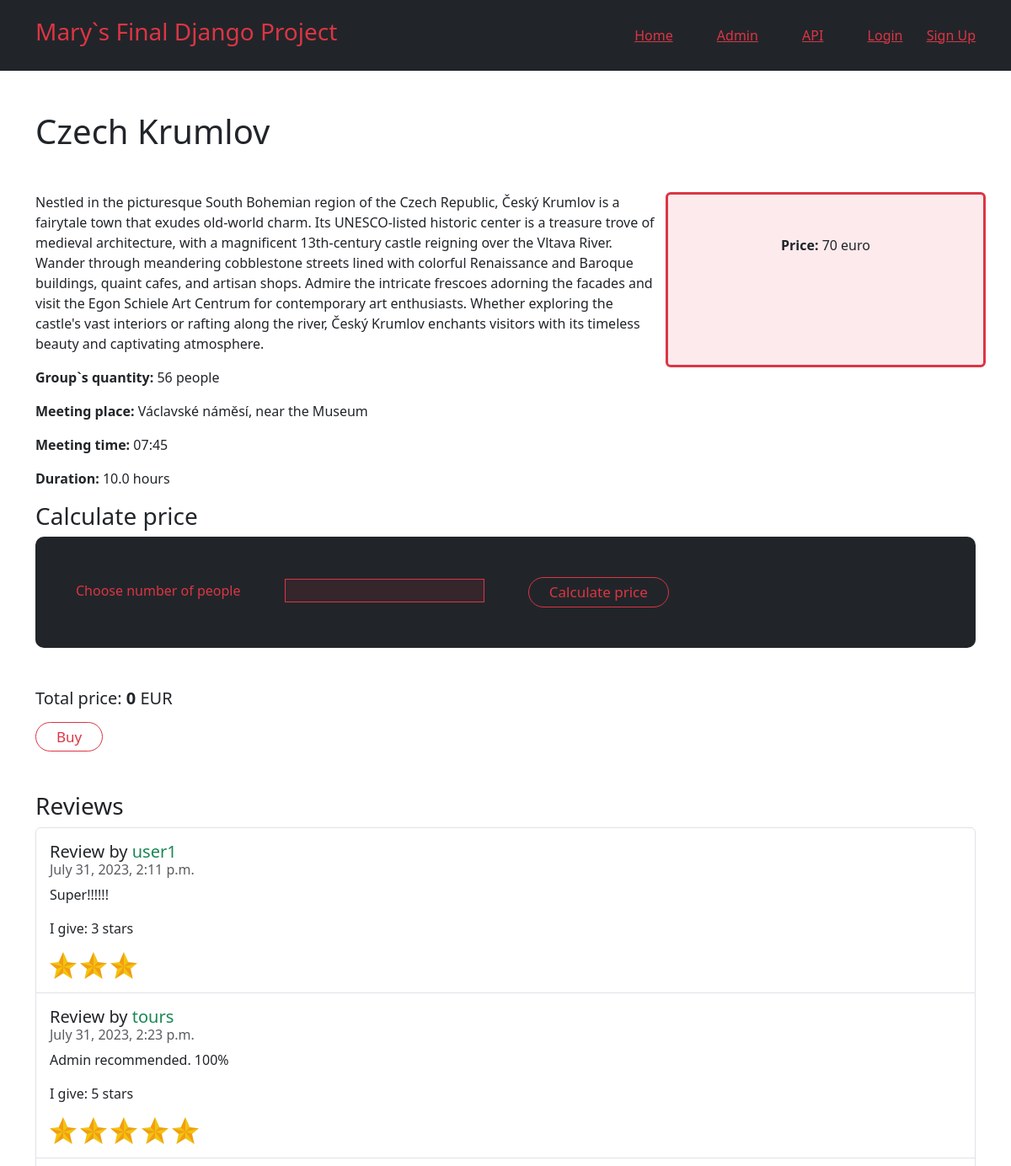
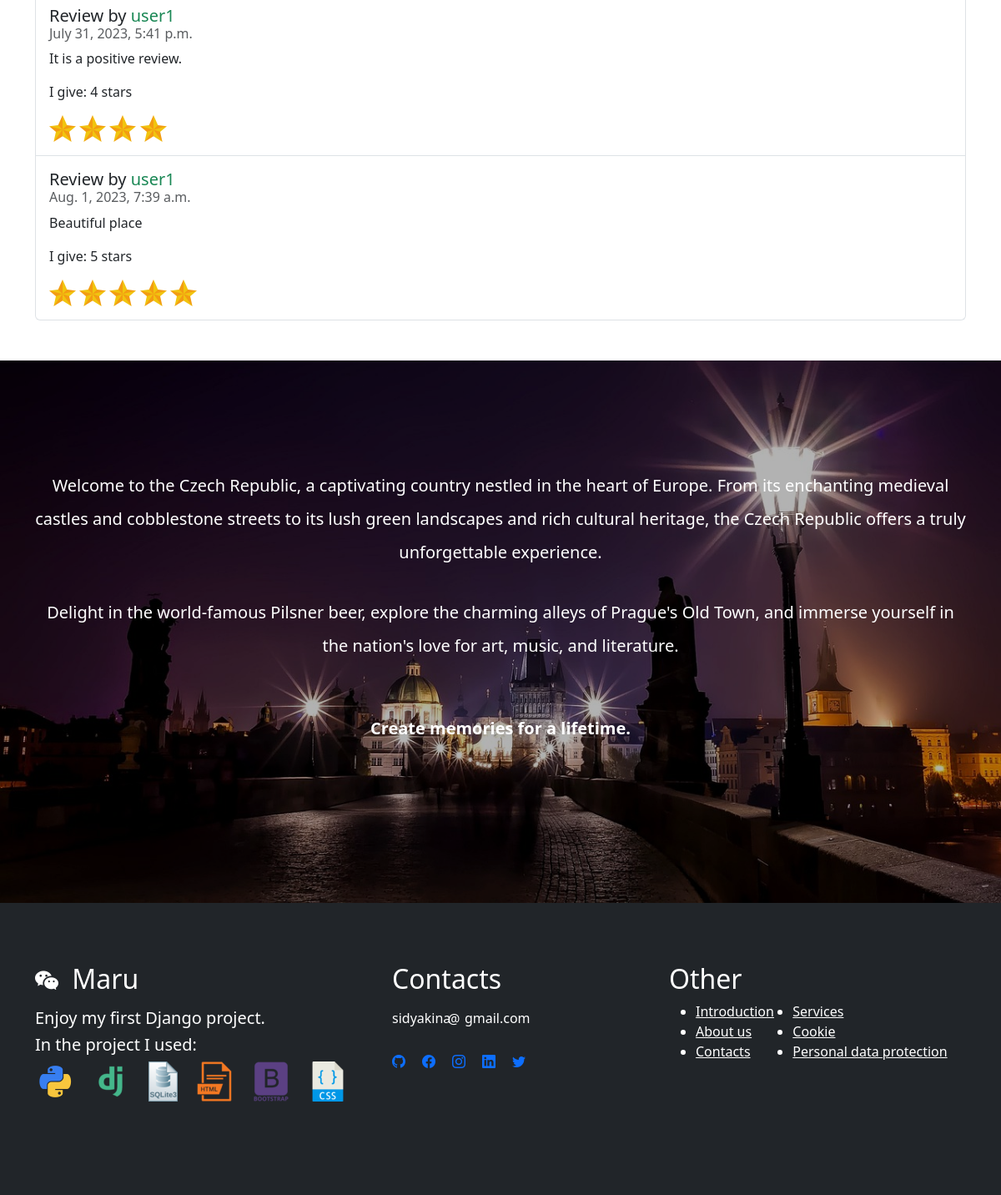
Page /3 on the committed database (2 pictures, top to bottom).
### shop/models.py (models this page shows, shortened)
class Tour(models.Model):
    title = models.CharField(max_length=300)
    description = models.CharField(max_length=900)
    price = models.IntegerField()
    place_qty = models.IntegerField()
    image = models.ImageField(upload_to='shop/images/')
    meeting_time = models.CharField(max_length=5)
    meeting_place = models.CharField(max_length=100)
    duration = models.FloatField(blank=True)
    category = models.ForeignKey(Category, on_delete=models.CASCADE)
    created_at = models.DateTimeField(default=timezone.now)

class Review(models.Model):
    text = models.CharField(max_length=300)
    date = models.DateTimeField(auto_now_add=True)
    user = models.ForeignKey(User, on_delete=models.CASCADE)
    tour = models.ForeignKey(Tour, on_delete=models.CASCADE)
    stars = models.IntegerField()
    recommend = models.BooleanField()

### shop/views.py (the view)
# urls.py: path('<int:tour_id>', views.single_tour, name='single_tour'),
def single_tour(request, tour_id):
    tour = get_object_or_404(Tour, pk=tour_id)
    persons_number = request.GET.get('calculate')
    total_price = 0
    if persons_number is not None:
        total_price = int(persons_number)*tour.price
    reviews = Review.objects.filter(tour=tour)
    return render(request, 'shop/single_tour.html', {'tour': tour, 'total_price': total_price, 'reviews': reviews})

### templates/shop/single_tour.html (shortened to what this page needs)
{% extends 'base.html' %}
{% load static %}
{% block content %}
<div class="container mb-5">
    <h1 class="mt-5 mb-5">{{tour.title}}</h1>
    <div class="row">
        <div class="col-sm-8">
            <p>{{ tour.description }}</p>
        </div>
        <div class="col-sm-4 bg-danger text-center bg-danger bg-opacity-10 border border-3 border-danger rounded">
            <p class="pt-5"><b>Price:</b> {{tour.price}} euro</p>
        </div>
    </div>
    <p><b>Group`s quantity:</b> {{tour.place_qty}} people</p>
    <p><b>Meeting place:</b> {{tour.meeting_place}}</p>
    <p><b>Meeting time:</b> {{tour.meeting_time}}</p>
    <p><b>Duration:</b> {{tour.duration}} hours</p>
    <h3>Calculate price</h3>
    <form action="" class="bg-dark p-5 price mb-5">
        <label class="text-danger pe-5">Choose number of people</label>
        <input name="calculate" type="number" class="border border-1 border-danger bg-danger bg-opacity-10 text-danger">
        <button class="btn btnwhite border border-danger border-1 rounded-pill px-4 py-1 text-danger ms-5">Calculate price</button>
    </form>
    <h5 class="mb-3">Total price: <b>{{ total_price }}</b> EUR</h5>
    <button class="btn btnwhite border border-danger border-1 rounded-pill px-4 py-1 text-danger">Buy</button>
    <h3 class="mt-5">Reviews</h3>
    <ul class="list-group">
        {% for review in reviews %}
        <li class="list-group-item pb-3 pt-3">
            <h5 class="card-title">
                Review by <span class="text-success">{{ review.user.username }}</span>
            </h5>
            <h6 class="card-subtitle mb-2 text-muted">
                {{ review.date }}
            </h6>
            <p class="card-text">{{ review.text }}</p>
            <p class="card-text">I give: {{ review.stars }} stars</p>
            {% with ''|center:review.stars as stars %}
            {% for _ in stars %}
                <img src="../../media/shop/images/star.png" alt="Star">
            {% endfor %}
            {% endwith %}
            <br>
        </li>
        {% endfor %}
    </ul>
</div>
<section id="last_photo" class="img-fluid  pt-4 pb-5 d-flex justify-content-center  align-items-center">
    <div id="overlay"></div>
    <div class="container d-flex justify-content-center text-center  text-black">
        <div class=" above container_sm mt-4">
            <p class="pb-3 fs-5 lh-lg text-white">Welcome to the Czech Republic, a captivating country nestled in the heart of Europe. From its enchanting medieval castles and cobblestone streets to its lush green landscapes and rich cultural heritage, the Czech Republic offers a truly unforgettable experience.</p>
            <p class="pb-5 fs-5 lh-lg text-white">Delight in the world-famous Pilsner beer, explore the charming alleys of Prague's Old Town, and immerse yourself in the nation's love for art, music, and literature.</p>
            <p class=" pb-5 fs-5 fw-bold text-white">Create memories for a lifetime.</p>
        </div>
    </div>
</section>
{% endblock %}

### shop/static/style.css (style rules this page uses)
.btnwhite { text-decoration: none; padding: 5px; font-size: 17px; }
.price { border-radius: 10px; }
#last_photo { background: url(../../media/shop/images/nightprague.jpg) bottom center / cover no-repeat; min-height: 650px; position: relative; z-index: 1; }
#last_photo #overlay { background-color: rgba(0, 0, 0, 0.3); position: absolute; top: 0; left: 0; width: 100%; height: 100%; z-index: 2; }
.above { z-index: 3; }

### rows in the picture
Tour: title "Czech Krumlov", description "Nestled in the picturesque South Bohemian region of the Czech Republic, Český Krumlov is a fairytale town that exudes old-world charm. Its UNESCO-listed historic center is a treasure trove of medieval architecture, with a magnificent 13th-century castle reigning over the Vltava River. Wander through meandering cobblestone streets lined with colorful Renaissance and Baroque buildings, quaint cafes, and artisan shops. Admire the intricate frescoes adorning the facades and visit the Egon Schiele Art Centrum for contemporary art enthusiasts. Whether exploring the castle's vast interiors or rafting along the river, Český Krumlov enchants visitors with its timeless beauty and captivating…", price "70", place_qty "56", meeting_place "Václavské náměsí, near the Museum", meeting_time "07:45", duration "10.0"
Review: user.username "user1", date "July 31, 2023, 2:11 p.m.", text "Super!!!!!!", stars "3"
Review: user.username "tours", date "July 31, 2023, 2:23 p.m.", text "Admin recommended. 100%", stars "5"
Review: user.username "user1", date "July 31, 2023, 5:41 p.m.", text "It is a positive review.", stars "4"
Review: user.username "user1", date "Aug. 1, 2023, 7:39 a.m.", text "Beautiful place", stars "5"

### other values in the picture
{{ total_price }} "0"
